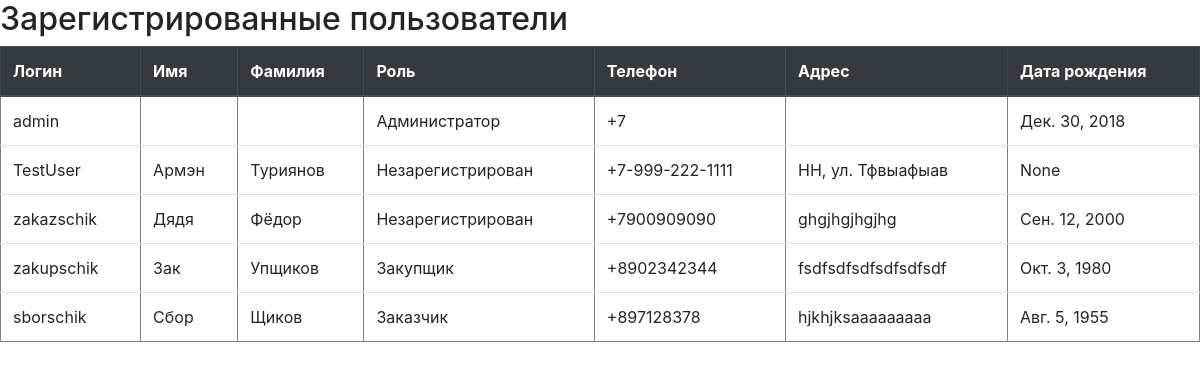
Page /users/ (signed in) on the earlier database version.
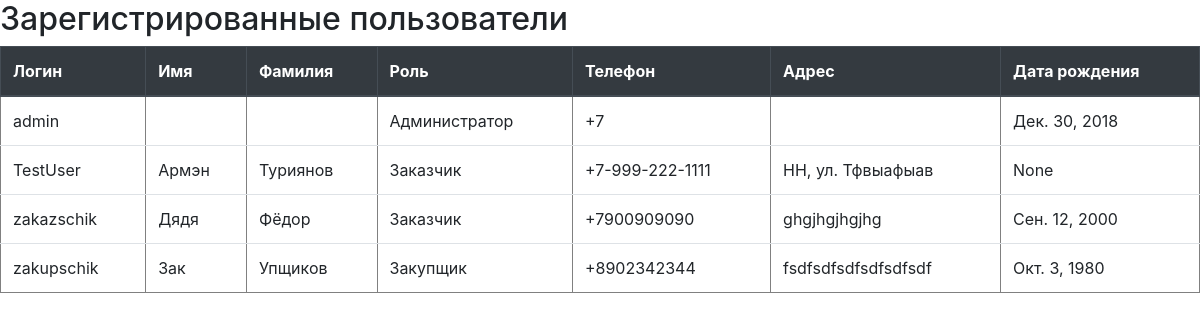
Same page on the later database version.
### main/models.py (models this page shows)
class User(AbstractUser):
    phone = models.CharField(max_length=20, blank=True, null=True)
    location = models.CharField(max_length=255, blank=True, null=True)
    birth_date = models.DateField(blank=True, null=True)
    ROLES = (
        (Roles.UNREGISTERED, Roles.UNREGISTERED_STR),
        (Roles.ZAKAZSCHIK, Roles.ZAKAZSCHIK_STR),
        (Roles.ZAKUPSCHIK, Roles.ZAKUPSCHIK_STR),
        (Roles.ADMINISTRATOR, Roles.ADMINISTRATOR_STR),
    )
    role = models.PositiveIntegerField(choices=ROLES, default=Roles.UNREGISTERED)

### main/views.py (the view)
# urls.py: path('users/', main_views.UsersListView.as_view(), name='users'),
class UsersListView(LoginRolesRequiredMixin, TemplateView):
    template_name = 'main/users_list.html'
    def get_context_data(self, **kwargs):
        context = super().get_context_data(**kwargs)
        context['users'] = _models.User.objects.all()
        context['roles'] = Roles
        return context

### main/core/mixins.py (called while the page is built)
    def dispatch(self, request, *args, **kwargs):
        user = request.user
        if not user.is_authenticated:
            return self.handle_no_permission()
        if user.role not in self.required_roles and user.role != Roles.ADMINISTRATOR:
            return self.handle_no_permission()
        return super().dispatch(request, *args, **kwargs)

### main/templates/main/users_list.html (shortened to what this page needs)
{% extends 'base.html' %}
{% block content %}
<div>
    <h2>Зарегистрированные пользователи</h2>
    <table border="1px" class="table">
        <thead class="thead-dark">
        <tr>
            <th scope="col">Логин</th>
            <th scope="col">Имя</th>
            <th scope="col">Фамилия</th>
            <th scope="col">Роль</th>
            <th scope="col">Телефон</th>
            <th scope="col">Адрес</th>
            <th scope="col">Дата рождения</th>
        </tr>
        </thead>
        <tbody>
        {% for user in users %}
        <tr>
            <td>{{ user.username }}</td>
            <td>{{ user.first_name }}</td>
            <td>{{ user.last_name }}</td>
            {% if user.role == roles.ADMINISTRATOR %}
                <td> {{ roles.ADMINISTRATOR_STR }} </td>
            {% elif user.role == roles.ZAKUPSCHIK %}
                <td> {{ roles.ZAKUPSCHIK_STR }} </td>
            {% elif user.role == roles.ZAKAZSCHIK %}
                <td> {{ roles.ZAKAZSCHIK_STR }} </td>
            {% else %}
                <td> {{ roles.UNREGISTERED_STR }} </td>
            {% endif %}
            <td>{{ user.phone }}</td>
            <td>{{ user.location }}</td>
            <td>{{ user.birth_date }}</td>
        </tr>
        {% endfor %}
        </tbody>
    </table>
</div>
{% endblock content %}

### templates/base.html (shortened to what this page needs)
{% load static %}
<!DOCTYPE html>
<html lang="en">
<head>
    <link rel="stylesheet" href="https://stackpath.bootstrapcdn.com/bootstrap/4.3.1/css/bootstrap.min.css">
    <link rel="stylesheet" href="{% static 'css/styles.css' %}">
</head>
<body>
    {% block content %}{% endblock %}
</body>
</html>

Differences in the rows shown:
removed User: username "sborschik", first_name "Сбор", last_name "Щиков", ZAKAZSCHIK_STR "Заказчик", phone "+897128378", location "hjkhjksaaaaaaaaa", birth_date "Авг. 5, 1955"
changed User "TestUser": role 0 → 1 (drawn); ZAKAZSCHIK_STR (not shown) → "Заказчик"; UNREGISTERED_STR "Незарегистрирован" → (not shown)
changed User "zakazschik": role 0 → 1 (drawn); ZAKAZSCHIK_STR (not shown) → "Заказчик"; UNREGISTERED_STR "Незарегистрирован" → (not shown)
